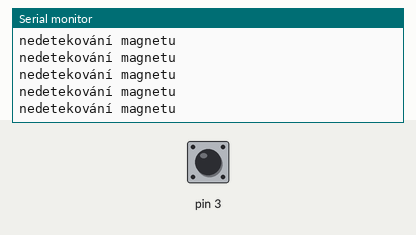
Recording of a sketch running on a simulated Arduino Uno, built with avr-gcc and run on an emulated ATmega328P. On the bench: the last lines printed to the serial monitor. The test bench sets the inputs (shaded band); at power-on: pin 3 LOW.

Above: at 1.2 s.
1.3 s: pin 3 driven HIGH
At 2.2 s:
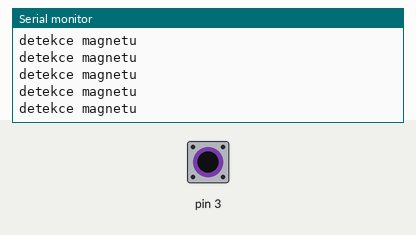
3.2 s: pin 3 pulsed LOW 2 times (0.12 s each, 0.3 s apart)
6.8 s: pin 3 driven LOW
At 7.4 s:
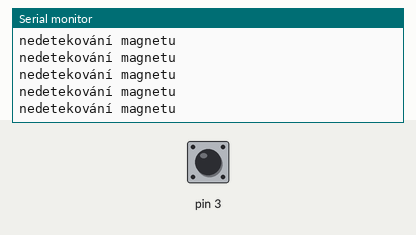
9.8 s: pin 3 driven HIGH
At 10.8 s:
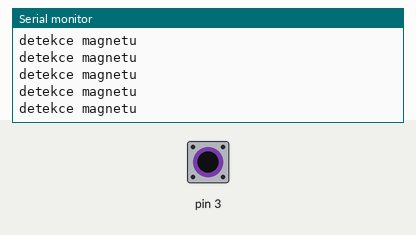
12.8 s: pin 3 pulsed LOW 5 times (0.12 s each, 0.3 s apart)
At 13.5 s:
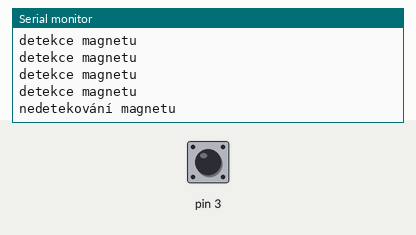
17.3 s: pin 3 driven LOW
At 18.2 s:
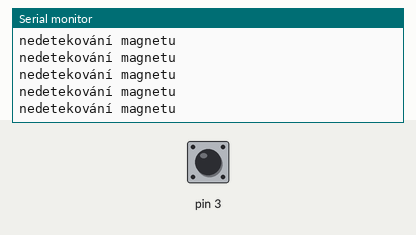

Measured:
- after the input at 1.3 s, the serial monitor: prints a new line after 0.07 s (image 1)
- after the input at 6.8 s, the serial monitor: prints a new line after 0.07 s (image 2)
- after the input at 17.3 s, the serial monitor: prints a new line after 0.07 s (image 5)

The sketch:

elektromagnet.ino
```cpp
void setup() {
  // initialize serial communication:
  Serial.begin(9600);
  }
void loop() {
if (digitalRead(3)== HIGH){
Serial.println("detekce magnetu");
     }
     if (digitalRead(3)== LOW){
     Serial.println("nedetekování magnetu");
     }}
```
